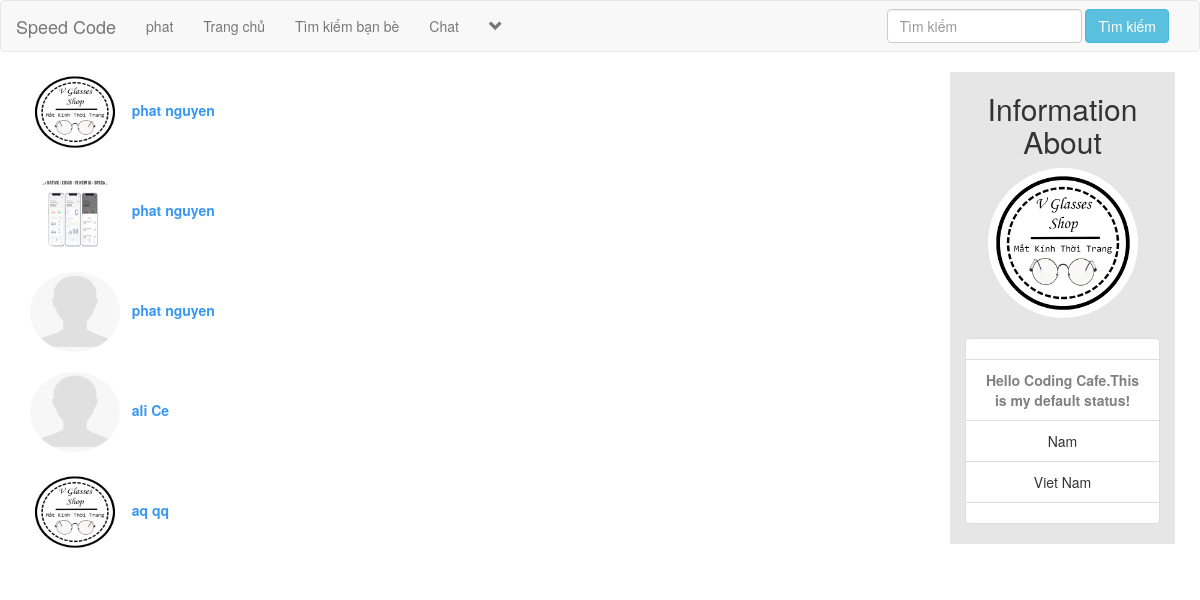
Screenshot of /view/chat.php (signed in) with the database file from the repository.
### tables this page shows
CREATE TABLE `user_1` (
  `user_id` int(11) NOT NULL,
  `f_name` text NOT NULL,
  `l_name` text NOT NULL,
  `user_name` text NOT NULL,
  `describe_user` varchar(255) NOT NULL,
  `Relationship` text NOT NULL,
  `user_pass` varchar(255) NOT NULL,
  `user_email` varchar(255) NOT NULL,
  `user_country` text NOT NULL,
  `user_gender` text NOT NULL,
  `user_birthday` text NOT NULL,
  `user_image` varchar(255) NOT NULL,
  `user_cover` varchar(255) NOT NULL,
  `user_reg_date` timestamp NOT NULL DEFAULT current_timestamp(),
  `status` text NOT NULL,
  `posts` text NOT NULL,
  `recovery_account` varchar(255) NOT NULL
);

### model/ketnoi.php (called while the page is built, shortened)
<?php
	Class Ketnoi{
		private $server = "localhost";
		private $username = "root";
		private $password;
		private $db = "mang_xa_hoi";
		public $con;
		public function __construct(){
			try {
				$this->con = new mysqli($this->server,$this->username,$this->password,$this->db);
			} catch (Exception $e) {
				echo "kết nối lỗi" . $e->getMessage();
			}
		}
		public function select_header(){
            $user_email = $_SESSION['user_email'];
            $query = "select * from user_1 where user_email='$user_email'";
            $run_user = $this->con->query($query);
            $row=mysqli_fetch_assoc($run_user);
            return $row;
        }
	}
 ?>

### view/chat.php (the view, shortened to what this page needs)
<!DOCTYPE html>
<?php
include("./v_header.php");
?>
<html>
<head>
    <link rel="stylesheet" href="https://maxcdn.bootstrapcdn.com/bootstrap/3.3.7/css/bootstrap.min.css">
    <link rel="stylesheet" type="text/css" href="../assets/styles/style_home.css">
</head>
<body>
    <div class="container-fluid">
        <div class="row">
            <div class="col-sm-3" id="select_user">
                <?php
                $user = "select * from user_1";
                $run_user = mysqli_query($con, $user);
                while($row_user = mysqli_fetch_array($run_user)){
                    $user_id = $row_user['user_id'];
                    $user_name = $row_user['user_name'];
                    $first_name = $row_user['f_name'];
                    $last_name = $row_user['l_name'];
                    $user_image = $row_user['user_image'];
                    echo"
                        <div class='container-fluid'>
                            <a style='text-decoration: none; cursor: pointer; color: #3897F0;'
                                href='./chat.php?user_id=$user_id'>
                                <img class='img-circle' src='$user_image' width='90px' height='80px'
                                title='$user_name'>
                                <strong>&nbsp $first_name $last_name</strong><br><br>
                            </a>
                        </div>
                    ";
                }
            ?>
            </div>
            <div class="col-sm-6">
            </div>
            <div class="col-sm-3">
                <?php
                if($get_id == "new") {
                }else{
                    echo"
                        <div class='row'>
                            <div class='col-sm-2'>
                            </div>
                            <center>
                                <div style='background-color: #e6e6e6;' class='col-sm-9'>
                                    <h2>Information About</h2>
                                    <img class='img-circle' src='$user_image' width='150'
                                    height='150'>
                                    <br><br>
                                    <ul class='list-group'>
                                        <li class='list-group-item' title='Username'><strong>
                                        $f_name $l_name</strong></li>
                                        <li class='list-group-item' title='User status'><strong
                                        style='color: grey;'>$describe_user</strong></li>
                                        <li class='list-group-item' title='Gender'>$user_gender</li>
                                        <li class='list-group-item' title='Country'>
                                        $user_country</li>
                                        <li class='list-group-item' title='User Registration
                                        Date'>$user_reg_date</li>
                                    </ul>
                                </div>
                            </center>
                        </div>
                    ";
                }
            ?>
            </div>
        </div>
    </div>
</body>
</html>

### view/v_header.php (shortened to what this page needs)
<?php
include("../model/functions.php");
?>
<nav class="navbar navbar-default">
	<div class="container-fluid">
		<div class="navbar-header">
			<a class="navbar-brand" href="home.php">Speed Code</a>
		</div>
		<div class="collapse navbar-collapse" id="bs-example-navbar-collapse-1">
	      <ul class="nav navbar-nav">
			  <?php
			 	 include("../model/ketnoi.php");
    			$ketnoi = new Ketnoi();
			   	$row = $ketnoi->select_header();
				$user_id = $row['user_id'];
				$first_name = $row['f_name'];
				$describe_user = $row['describe_user'];
				$user_country = $row['user_country'];
				$user_gender = $row['user_gender'];
				?>
	        <li><a href='v_profile.php?<?php echo "user_id=$user_id" ?>'><?php echo "$first_name"; ?></a></li>
	       	<li><a href="home.php">Trang chủ</a></li>
			<li><a href="v_tim_ban_be.php">Tìm kiếm bạn bè</a></li>
			<li><a href="chat.php?<?php echo "user_id=$user_id" ?>">Chat</a></li>
					<?php
						echo"
						<li class='dropdown'>
							<a href='#' class='dropdown-toggle' data-toggle='dropdown' role='button' aria-haspopup='true' aria-expanded='false'><span><i class='glyphicon glyphicon-chevron-down'></i></span></a>
							<ul class='dropdown-menu'>
							<li>
									<a href='baivietcanhan.php?user_id=$user_id'>Bài viết của tôi</a>
								</li>
								<li>
									<a href='sua_thongtincanhan.php?user_id=$user_id'>Sửa thông tin</a>
								</li>
								<li role='separator' class='divider'></li>
								<li>
									<a href='v_dang_xuat.php'>Đăng xuất</a>
								</li>
							</ul>
						</li>
						";
					?>
			</ul>
			<ul class="nav navbar-nav navbar-right">
				<li class="dropdown">
					<form class="navbar-form navbar-left" method="get" action="timkiembaiviet.php">
						<div class="form-group">
							<input type="text" class="form-control" name="keysearch" placeholder="Tìm kiếm">
						</div>
						<button type="submit" class="btn btn-info" name="nuttimkiem">Tìm kiếm</button>
					</form>
				</li>
			</ul>
		</div>
	</div>
</nav>

### assets/styles/style_home.css (style rules this page uses)
body { overflow-x: hidden; }

### view/chat.php (style rules this page uses)
#select_user { max-height: 500px; overflow: scroll; }

### rows the page displays
user_1: f_name "phat", user_image (picture), l_name "nguyen", describe_user "Hello Coding Cafe.This is my default status!", user_gender "Nam", user_country "Viet Nam"
user_1: user_image (picture), f_name "phat", l_name "nguyen"
user_1: user_image (picture), f_name "phat", l_name "nguyen"
user_1: user_image (picture), f_name "ali", l_name "Ce"
user_1: user_image (picture), f_name "aq", l_name "qq"
